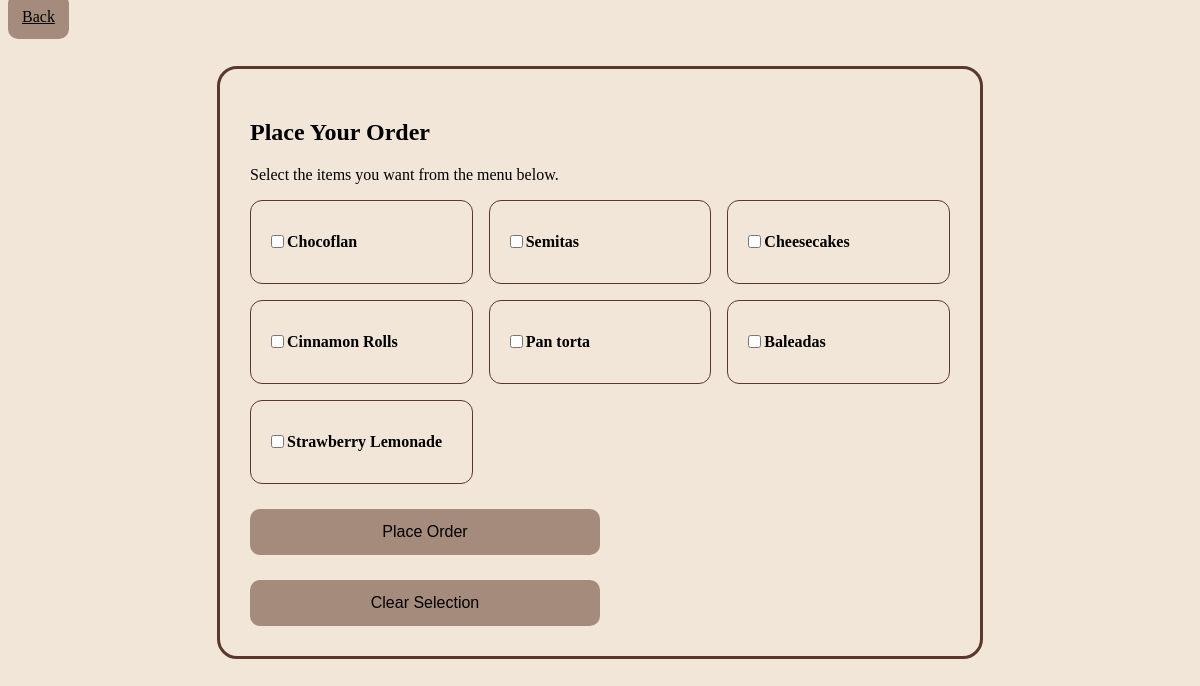
Screenshot of /place_order/ (signed in) with the database file from the repository.
### app/models.py (models this page shows)
class MenuItem(models.Model):
    name = models.CharField(max_length=200)
    description = models.TextField()
    price = models.DecimalField(max_digits=6, decimal_places=2)
    category = models.ForeignKey(Category, on_delete=models.CASCADE, related_name='menu_items', null=True, )
    available = models.BooleanField(default=True)
    def __str__(self):
        return self.name

### app/views.py (the view)
# urls.py: path('place_order/', place_order, name='place_order'),
@login_required(login_url='login')
def place_order(request):
    if request.method == 'POST':
        form = OrderForm(request.POST)
        if form.is_valid():
            order = Order.objects.create(customer=request.user)
            order.items.set(form.cleaned_data['items'])
            order.save()
            return redirect('customer_view')
    else:
        form = OrderForm()
    return render(request, 'place_order.html', {'form': form})

### app/forms.py
class OrderForm(forms.Form):
    items = forms.ModelMultipleChoiceField(
        queryset=MenuItem.objects.filter(available=True),
        widget=forms.CheckboxSelectMultiple,
        required=True
    )

### app/templates/place_order.html (shortened to what this page needs)
{% extends 'base.html' %}
{% block content %}
<a href="{% url 'customer_view' %}" class="submit-btn" style="margin-top: 5%;">Back</a>
<form method="post" class="order-form">
    <h2>Place Your Order</h2>
    <p class="page-subtitle">Select the items you want from the menu below.</p>
    <div class="items-grid">
        {% for item in form.items %}
            <div class="item-card">
                {{ item.tag }}
                <p class="item-name">{{ item.choice_label }}</p>
            </div>
        {% endfor %}
    </div>
    <button type="submit" class="submit-btn">Place Order</button>
    <button type="reset" class="submit-btn">Clear Selection</button>
</form>
{% endblock content %}

### app/static/css/styles.css (style rules this page uses)
body { background-color: #f2e6d9; font-family: 'Times New Roman', Times, serif; }
.order-form { border: solid; border-color: #5c382c; border-radius: 20px; padding: 30px; max-width: 700px; margin: 40px auto; }
.items-grid { display: grid; grid-template-columns: repeat(auto-fill, minmax(200px, 1fr)); gap: 16px; }
.item-card { display: flex; align-items: center; padding: 16px; border: 1px solid #ddd; border-radius: 12px; border-color: #5c382c; cursor: pointer; transition: background 0.2s ease, box-shadow 0.2s ease; }
.item-name { font-weight: 600; font-size: 16px; }
.submit-btn { margin-top: 25px; width: 50%; padding: 14px; font-size: 16px; border-radius: 10px; background-color: #a58b7c; color: rgb(0, 0, 0); border: none; cursor: pointer; transition: background 0.2s ease; }

### rows the page displays
MenuItem: choice_label "Chocoflan"
MenuItem: choice_label "Semitas"
MenuItem: choice_label "Cheesecakes"
MenuItem: choice_label "Cinnamon Rolls"
MenuItem: choice_label "Pan torta"
MenuItem: choice_label "Baleadas"
MenuItem: choice_label "Strawberry Lemonade"
